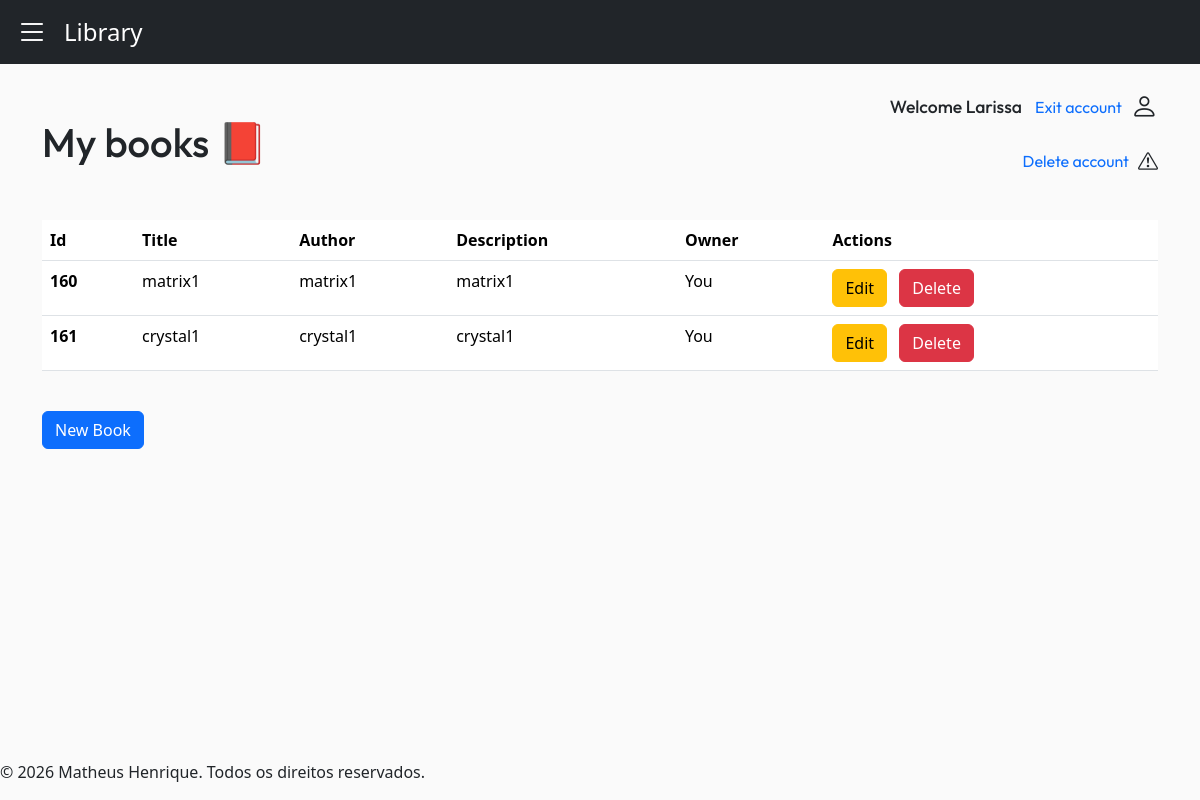
Screenshot of /book/mybooks/ (signed in) with the database file from the repository.
### myapp/models.py (models this page shows, shortened)
class Book(models.Model):
    title = models.CharField(max_length=200)
    author = models.CharField(max_length=200)
    description = models.TextField(default='')
    owner = models.ForeignKey(User, on_delete=models.CASCADE)

### myapp/views.py (the view)
# urls.py: path('book/mybooks/', my_books, name="my_books"),
@login_required
def my_books(request):
    books = Book.objects.filter(owner=request.user)
    username = request.user.username
    books_paginator = Paginator(books, 10)
    page_number = request.GET.get("page")
    page_obj = books_paginator.get_page(page_number)
    return render(request, 'myapp/mybooks.html', {'page_obj': page_obj, 'username': username, 'books': books})

### myapp/templates/myapp/mybooks.html (shortened to what this page needs)
{% extends "myapp/base.html" %}
{% block content %}
    <main class="container">
        {% if books %}
            <h1 class="d-flex align-items-center mt-4">
                My books 📕
                <div class="d-flex flex-column align-items-end ms-auto">
                    <p class="d-flex align-items-center" style="font-size: 1.1rem;">
                        Welcome {{ username|capfirst }}
                        <a href="{% url 'logout' %}" class="btn btn-link pe-2 link-underline" style="text-decoration: none;">
                            <span>Exit account</span>
                        </a>
                        <i class="bi bi-person" style="font-size: 1.7rem;"></i>
                    </p>
                    <p class="d-flex align-items-center" style="font-size: 1rem;">
                        <a href="#"
                            class="btn btn-link pe-2 link-underline"
                            style="text-decoration: none;"
                            data-bs-toggle="modal"
                            data-bs-target="#deleteuser">
                                <span>Delete account</span>
                        </a>
                        <i class="bi bi-exclamation-triangle fs-5"></i>
                    </p>
                </div>
            </h1>
            <table class="table mt-4">
                <thead>
                    <tr>
                    <th scope="col">Id</th>
                    <th scope="col">Title</th>
                    <th scope="col">Author</th>
                    <th scope="col">Description</th>
                    <th scope="col">Owner</th>
                    <th scope="col">Actions</th>
                    </tr>
                </thead>
                <tbody>
                    {% for book in page_obj %}
                        <tr>
                        <th scope="row">{{ book.id }}</th>
                        <td>{{ book.title }}</td>
                        <td>{{ book.author }}</td>
                        <td>{{ book.description }}</td>
                        <td>You</td>
                        <td class="text-nowrap">
                            <a href="{% url "edit_book" book.pk %}" class="btn btn-warning">Edit</a>
                            <button type="button" class="btn btn-danger ms-2" data-bs-toggle="modal" data-bs-target="#meuModal{{ book.id }}">
                            Delete
                            </button>
                        </td>
                        </tr>
                    {% endfor %}
                </tbody>
            </table>
            <a href="{% url "create_book" %}" class="btn btn-primary mt-4">New Book</a>
        {% endif %}
    </main>
{% endblock content %}

### myapp/static/myapp/css/style.css (style rules this page uses)
h1 { font-family: "Outfit", sans-serif; }

### rows the page displays
Book: id "160", title "matrix1", author "matrix1", description "matrix1"
Book: id "161", title "crystal1", author "crystal1", description "crystal1"

### other values shown
{{ username|capfirst }} "Larissa"
